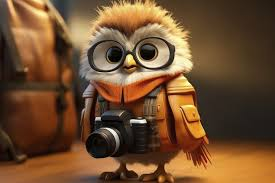
#> input picture image.png, 275 x 183 px
$ jupyter execute --allow-errors learn1.ipynb
#> lines starting #> are read from the running program, lines starting #| are printed output that depends on the picture
[cell 1]
import cv2
import matplotlib.pyplot as plt

[cell 2]
img1 = cv2.imread('image.png')
#> img1 is the input picture: shape (183, 275, 3); mean B, G, R 47.6, 78.1, 112.4
plt.imshow(img1)

### shows image in BGR

[cell 3]
from PIL import Image
import matplotlib.pyplot as plt

# Load the image (replace 'image.jpg' with your file path)
img2 = Image.open('image.png')

# Display the image
plt.imshow(img2)

### prints image in its actual color tone

[cell 4]
## converting cv2 image to correct color tone
img3 = cv2.cvtColor(img1, cv2.COLOR_BGR2RGB)

plt.imshow(img3)

[cell 5]
print("file format", img2.format)
#| file format PNG

[cell 6]
print("image mode", img2.mode)
#| image mode RGB
print("image shape", img1.shape)
#| image shape (183, 275, 3)
#> (the rest of this cell did not finish here and is left out)

[cell 7]
print("datatype", img1.dtype) # not with PIL
#| datatype uint8

img1 - with CV2 //
img2 - with PIL //
img - RGB version of CV2

[cell 8]
## add first image to othe figure

plt.figure(figsize=(15,5))
plt.title("one of the 3 images")
plt.axis('off')

plt.subplot(1,3,1) # 1 row, 1 col, 1st position
plt.imshow(img1)
plt.subplot(1,3,2)
plt.imshow(img2)
plt.subplot(1,3,3)
plt.imshow(img3)
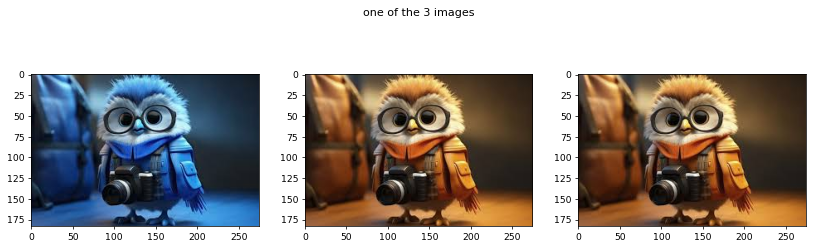
#> figure drawn by matplotlib, 3 panels; B, G, R data is drawn as R, G, B

## for binary image
from PIL import Image
import matplotlib.pyplot as plt

bi_img = Image.open('Binary_Image.jpg')
plt.imshow(bi_img)

#> (a cell that did not finish here is left out)

[cell 10]
scaled_img = img2.resize((100,300))
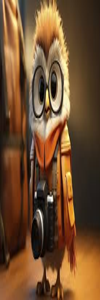
#> scaled_img: PIL image 100x300 RGB; mean R, G, B 112.4, 78.1, 47.6
plt.imshow(scaled_img)

[cell 11]
'''argument inside thumbnail is maximum size of picture'''

from PIL import Image
import matplotlib.pyplot as plt

# Open the original image
img2 = Image.open('image.png')

# Make a copy and resize it
cp_img2 = img2.copy()
cp_img2.thumbnail((200, 200))  # Resize in place to max 200x200
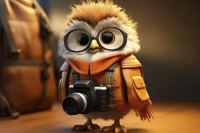
#> cp_img2: PIL image 200x133 RGB; mean R, G, B 112.4, 78.1, 47.6

# Display with matplotlib
plt.imshow(cp_img2)
plt.axis('off')
plt.title('Thumbnail Image')
plt.show()

[cell 12]
Gray_img = img2.convert("L")
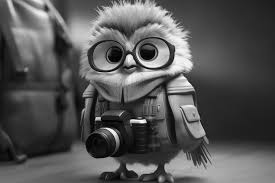
#> Gray_img: PIL image 275x183 L; min 0, max 254, mean 84.9


r,g,b = img2.split()
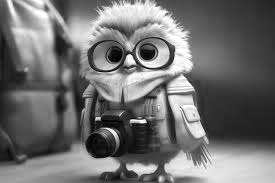
#> r: PIL image 275x183 L; min 0, max 255, mean 112.4
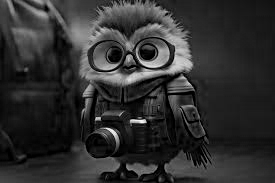
#> b: PIL image 275x183 L; min 0, max 248, mean 47.6
plt.Figure(figsize=(25,10))
plt.subplot(1,4,1)
plt.imshow(r, cmap="Reds")
plt.axis("off")
plt.subplot(1,4,2)
plt.imshow(g, cmap="Greens")
plt.axis("off")
plt.subplot(1,4,3)
plt.imshow(b, cmap="Blues")
plt.axis("off")
plt.subplot(1,4,4)
plt.imshow(r)
plt.axis("off")
plt.show()

[cell 13]
### when we convert a channel of an image to grayscale using cmap="gray" its not will be in grayscale
# but with incorrect pixel values


plt.figure(figsize = (15,8))
plt.subplot(1,2,1)
plt.imshow(Gray_img, cmap = "gray")
plt.subplot(1,2,2)
plt.imshow(r, cmap = "gray")
plt.show()
